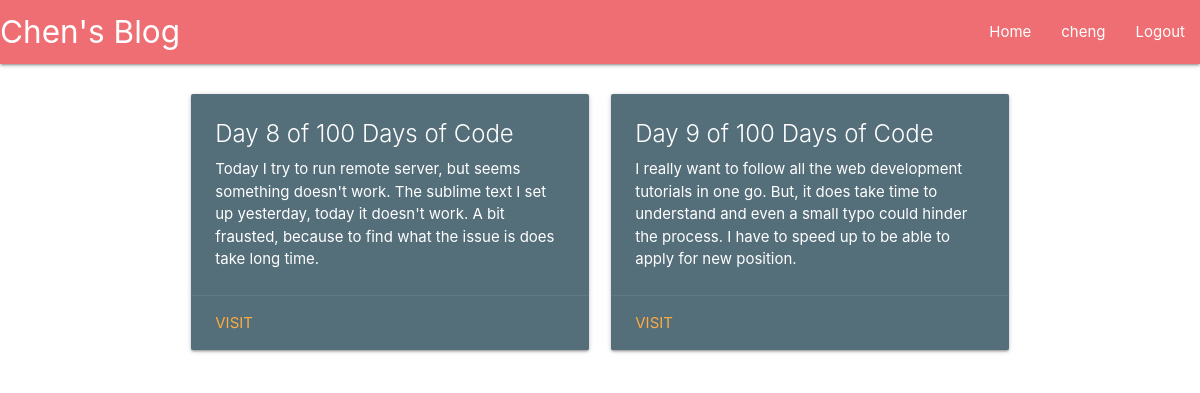
The app's page / (signed in) with its own data.
### main/models.py (models this page shows, shortened)
class Blog(models.Model):
	blog_title = models.CharField(max_length=200)
	blog_content = models.TextField()
	blog_published = models.DateTimeField('date published', default=datetime.now())

### main/views.py (the view)
# urls.py: path("", views.homepage, name="homepage"),
def homepage(request):
	return render(request=request,
				  template_name='main/home.html',
				  context={'blogs': Blog.objects.all}
				  )

### main/templates/main/home.html
{% extends "main/header.html" %}
{% block content %}
  <div class="row">
  	{% for blog in blogs %}
	    <div class="col s12 m6">
	      <div class="card blue-grey darken-1">
	        <div class="card-content white-text">
	          <span class="card-title">{{blog.blog_title}}</span>
	          <p>{{blog.blog_content |safe}}</p>
	        </div>
	        <div class="card-action">
	          <a href="#">Visit</a>
	        </div>
	      </div>
	    </div>
    {% endfor %}
  </div>
{% endblock %}

### main/templates/main/includes/navbar.html
  <nav>
    <div class="nav-wrapper">
      <a href="/" class="brand-logo">Chen's Blog</a>
      <ul id="nav-mobile" class="right hide-on-med-and-down">
        <li><a href="/">Home</a></li>
        {% if user.is_authenticated %}
          <li><a href="/account">{{user.username}}</a></li>
          <li><a href="/logout">Logout</a></li>
        {% else %}
          <li><a href="/register">Register</a></li>
          <li><a href="/login">Login</a></li>
        {% endif %}
      </ul>
    </div>
  </nav>

### records on screen
Blog: blog_title "Day 8 of 100 Days of Code", blog_content "Today I try to run remote server, but seems something doesn't work. The sublime text I set up yesterday, today it doesn't work. A bit frausted, because to find what the issue is does take long time."
Blog: blog_title "Day 9 of 100 Days of Code", blog_content "I really want to follow all the web development tutorials in one go. But, it does take time to understand and even a small typo could hinder the process. I have to speed up to be able to apply for new position."

### other values on screen
{{ user.username }} "cheng"
